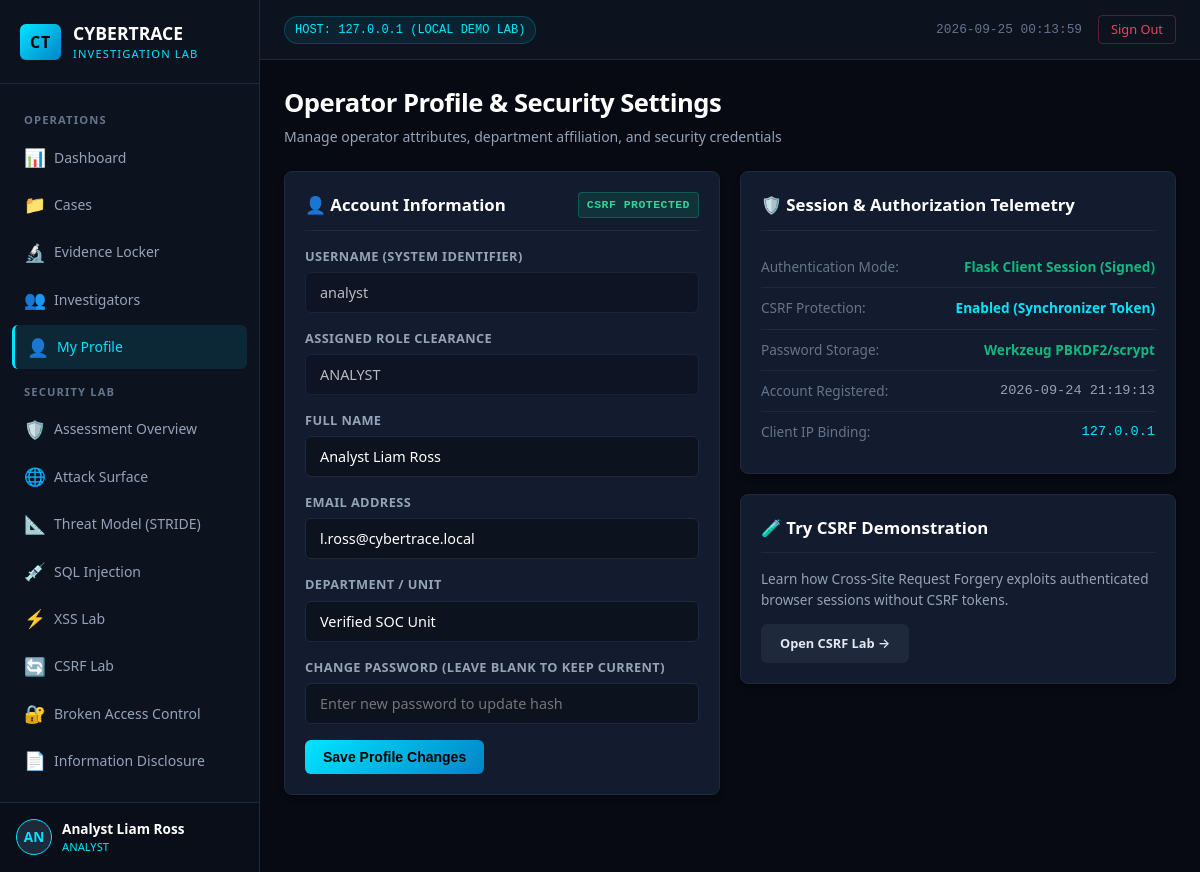
/profile (signed in), run on the app's committed database.
### tables this page shows
CREATE TABLE users (
        id INTEGER PRIMARY KEY AUTOINCREMENT,
        username TEXT UNIQUE NOT NULL,
        password_hash TEXT NOT NULL,
        role TEXT NOT NULL CHECK(role IN ('ADMIN', 'INVESTIGATOR', 'ANALYST')),
        full_name TEXT NOT NULL,
        email TEXT NOT NULL,
        department TEXT NOT NULL,
        created_at TEXT NOT NULL
    );

### app.py (the view, shortened to what this page needs)
@app.route('/profile', methods=['GET', 'POST'])
@login_required
def profile():
    user = database.query_db("SELECT * FROM users WHERE id = ?", (session['user_id'],), one=True)
    return render_template('profile.html', user=user)

### app.py (called while the page is built)
def generate_csrf_token():
    if 'csrf_token' not in session:
        session['csrf_token'] = secrets.token_hex(16)
    return session['csrf_token']

@app.context_processor
def inject_global_template_data():
    return {
        'csrf_token': generate_csrf_token(),
        'current_user': {
            'id': session.get('user_id'),
            'username': session.get('username'),
            'role': session.get('role'),
            'full_name': session.get('full_name'),
            'department': session.get('department')
        } if 'user_id' in session else None,
        'current_time': datetime.now().strftime("%Y-%m-%d %H:%M:%S")
    }

def login_required(f):
    @wraps(f)
    def decorated_function(*args, **kwargs):
        if 'user_id' not in session:
            flash("Authentication required. Please log in to access this portal.", "warning")
            return redirect(url_for('login', next=request.path))
        return f(*args, **kwargs)
    return decorated_function

### database.py (called while the page is built)
def get_db_connection():
    conn = sqlite3.connect(DB_PATH)
    conn.row_factory = sqlite3.Row
    return conn

def query_db(query, args=(), one=False):
    conn = get_db_connection()
    try:
        cur = conn.cursor()
        cur.execute(query, args)
        rows = cur.fetchall()
        return (rows[0] if rows else None) if one else rows
    finally:
        conn.close()

### templates/profile.html (shortened to what this page needs)
{% extends 'base.html' %}
{% block content %}
<div class="page-header">
    <div>
        <h1 class="page-title">Operator Profile & Security Settings</h1>
        <p class="page-subtitle">Manage operator attributes, department affiliation, and security credentials</p>
    </div>
</div>
<div class="grid-2">
    <div class="card">
        <div class="card-header">
            <span class="card-title">👤 Account Information</span>
            <span class="badge badge-open">CSRF PROTECTED</span>
        </div>
        <form method="POST" action="{{ url_for('profile') }}">
            <div class="form-group">
                <label class="form-label">Username (System Identifier)</label>
                <input type="text" class="form-control" value="{{ user.username }}" disabled style="opacity: 0.7; cursor: not-allowed;">
            </div>
            <div class="form-group">
                <label class="form-label">Assigned Role Clearance</label>
                <input type="text" class="form-control" value="{{ user.role }}" disabled style="opacity: 0.7; cursor: not-allowed;">
            </div>
            <div class="form-group">
                <label class="form-label">Full Name</label>
                <input type="text" name="full_name" class="form-control" value="{{ user.full_name }}" required>
            </div>
            <div class="form-group">
                <label class="form-label">Email Address</label>
                <input type="email" name="email" class="form-control" value="{{ user.email }}" required>
            </div>
            <div class="form-group">
                <label class="form-label">Department / Unit</label>
                <input type="text" name="department" class="form-control" value="{{ user.department }}" required>
            </div>
            <div class="form-group">
                <label class="form-label">Change Password (Leave blank to keep current)</label>
                <input type="password" name="new_password" class="form-control" placeholder="Enter new password to update hash">
            </div>
            <button type="submit" class="btn btn-primary">Save Profile Changes</button>
        </form>
    </div>
    <div>
        <div class="card" style="margin-bottom: 20px;">
            <div class="card-header">
                <span class="card-title">🛡️ Session & Authorization Telemetry</span>
            </div>
            <div style="font-size: 0.85rem; line-height: 1.8;">
                <div style="display: flex; justify-content: space-between; border-bottom: 1px solid var(--border-color); padding: 8px 0;">
                    <span style="color: var(--text-dim);">Authentication Mode:</span>
                    <strong style="color: var(--accent-emerald);">Flask Client Session (Signed)</strong>
                </div>
                <div style="display: flex; justify-content: space-between; border-bottom: 1px solid var(--border-color); padding: 8px 0;">
                    <span style="color: var(--text-dim);">CSRF Protection:</span>
                    <strong style="color: var(--accent-cyan);">Enabled (Synchronizer Token)</strong>
                </div>
                <div style="display: flex; justify-content: space-between; border-bottom: 1px solid var(--border-color); padding: 8px 0;">
                    <span style="color: var(--text-dim);">Password Storage:</span>
                    <strong style="color: var(--accent-emerald);">Werkzeug PBKDF2/scrypt</strong>
                </div>
                <div style="display: flex; justify-content: space-between; border-bottom: 1px solid var(--border-color); padding: 8px 0;">
                    <span style="color: var(--text-dim);">Account Registered:</span>
                    <span style="font-family: var(--font-mono); color: var(--text-muted);">{{ user.created_at }}</span>
                </div>
                <div style="display: flex; justify-content: space-between; padding: 8px 0;">
                    <span style="color: var(--text-dim);">Client IP Binding:</span>
                    <span style="font-family: var(--font-mono); color: var(--accent-cyan);">127.0.0.1</span>
                </div>
            </div>
        </div>
        <div class="card">
            <div class="card-header">
                <span class="card-title">🧪 Try CSRF Demonstration</span>
            </div>
            <p style="font-size: 0.85rem; color: var(--text-muted); margin-bottom: 14px;">
                Learn how Cross-Site Request Forgery exploits authenticated browser sessions without CSRF tokens.
            </p>
            <a href="{{ url_for('csrf_lab') }}" class="btn btn-secondary" style="font-size: 0.8rem;">
                Open CSRF Lab &rarr;
            </a>
        </div>
    </div>
</div>
{% endblock %}

### templates/base.html (shortened to what this page needs)
<!DOCTYPE html>
<html lang="en">
<head>
    <link rel="stylesheet" href="{{ url_for('static', filename='css/style.css') }}">
</head>
<body>
    <div class="app-container">
        <aside class="sidebar">
            <div class="sidebar-header">
                <span class="logo-badge">CT</span>
                <div>
                    <div class="brand-title">CYBERTRACE</div>
                    <div class="brand-sub">Investigation Lab</div>
                </div>
            </div>
            <nav class="sidebar-nav">
                <div class="nav-section-title">Operations</div>
                <a href="{{ url_for('dashboard') }}" class="nav-link {% if request.path == url_for('dashboard') %}active{% endif %}">
                    <span class="nav-icon">📊</span> Dashboard
                </a>
                <a href="{{ url_for('cases') }}" class="nav-link {% if request.path.startswith('/cases') %}active{% endif %}">
                    <span class="nav-icon">📁</span> Cases
                </a>
                <a href="{{ url_for('evidence') }}" class="nav-link {% if request.path.startswith('/evidence') %}active{% endif %}">
                    <span class="nav-icon">🔬</span> Evidence Locker
                </a>
                <a href="{{ url_for('investigators') }}" class="nav-link {% if request.path == url_for('investigators') %}active{% endif %}">
                    <span class="nav-icon">👥</span> Investigators
                </a>
                <a href="{{ url_for('profile') }}" class="nav-link {% if request.path == url_for('profile') %}active{% endif %}">
                    <span class="nav-icon">👤</span> My Profile
                </a>
                <div class="nav-section-title">Security Lab</div>
                <a href="{{ url_for('security_dashboard') }}" class="nav-link {% if request.path == url_for('security_dashboard') %}active{% endif %}">
                    <span class="nav-icon">🛡️</span> Assessment Overview
                </a>
                <a href="{{ url_for('attack_surface') }}" class="nav-link {% if request.path == url_for('attack_surface') %}active{% endif %}">
                    <span class="nav-icon">🌐</span> Attack Surface
                </a>
                <a href="{{ url_for('threat_model') }}" class="nav-link {% if request.path == url_for('threat_model') %}active{% endif %}">
                    <span class="nav-icon">📐</span> Threat Model (STRIDE)
                </a>
                <a href="{{ url_for('sqli_lab') }}" class="nav-link {% if request.path == url_for('sqli_lab') %}active{% endif %}">
                    <span class="nav-icon">💉</span> SQL Injection
                </a>
                <a href="{{ url_for('xss_lab') }}" class="nav-link {% if request.path == url_for('xss_lab') %}active{% endif %}">
                    <span class="nav-icon">⚡</span> XSS Lab
                </a>
                <a href="{{ url_for('csrf_lab') }}" class="nav-link {% if request.path == url_for('csrf_lab') %}active{% endif %}">
                    <span class="nav-icon">🔄</span> CSRF Lab
                </a>
                <a href="{{ url_for('access_control_lab') }}" class="nav-link {% if request.path == url_for('access_control_lab') %}active{% endif %}">
                    <span class="nav-icon">🔐</span> Broken Access Control
                </a>
                <a href="{{ url_for('information_disclosure_lab') }}" class="nav-link {% if request.path == url_for('information_disclosure_lab') %}active{% endif %}">
                    <span class="nav-icon">📄</span> Information Disclosure
                </a>
            </nav>
            <div class="sidebar-footer">
                {% if current_user %}
                <div class="user-snippet">
                    <div class="user-avatar">{{ current_user.username[:2].upper() }}</div>
                    <div>
                        <div class="user-info-name">{{ current_user.full_name }}</div>
                        <div class="user-info-role">{{ current_user.role }}</div>
                    </div>
                </div>
                {% endif %}
            </div>
        </aside>
        <main class="main-content">
            <header class="topbar">
                <div class="topbar-badge">
                    <span>HOST: 127.0.0.1 (LOCAL DEMO LAB)</span>
                </div>
                <div class="topbar-right">
                    <span style="font-size: 0.8rem; color: var(--text-dim); font-family: var(--font-mono);">
                        {{ current_time }}
                    </span>
                    <a href="{{ url_for('logout') }}" class="btn-signout">Sign Out</a>
                </div>
            </header>
            <div class="page-body">
                {% block content %}{% endblock %}
            </div>
        </main>
    </div>
</body>
</html>

### data on the page
users: full_name "Analyst Liam Ross", username "analyst", role "ANALYST", email "l.ross@cybertrace.local", department "Verified SOC Unit", created_at "2026-09-24 21:19:13"

### other printed values
{{ current_user.username[:2].upper() }} "AN"
{{ current_user.role }} "ANALYST"
